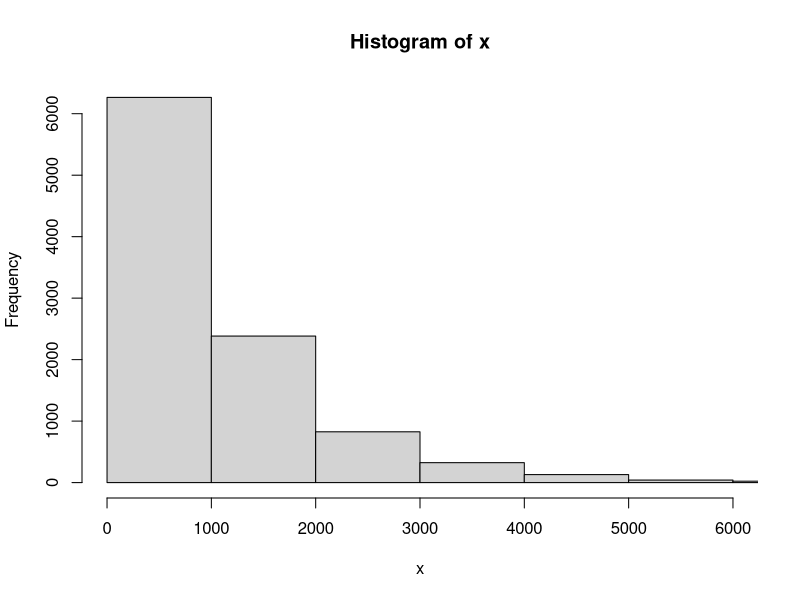
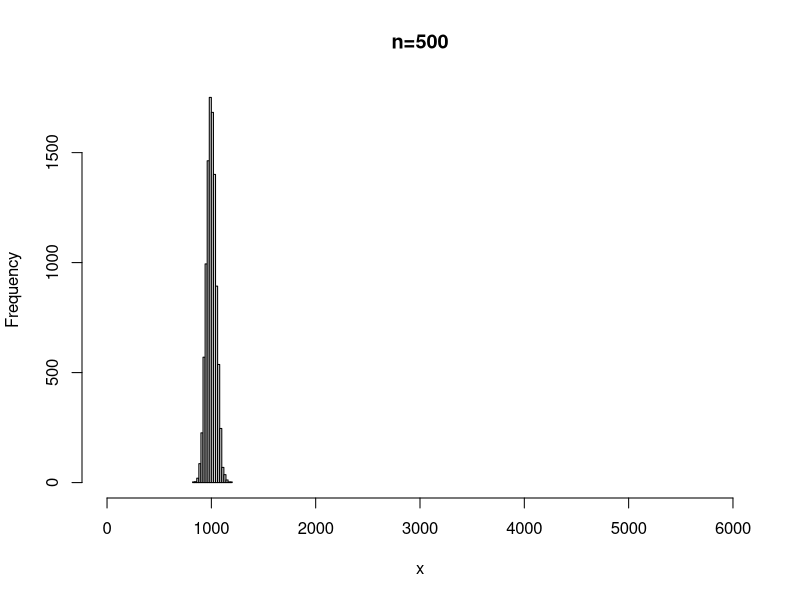

Write R code to recreate these figures, in order.
## 1. First, simulate a random draw from an Exp(theta = 0.001) density
x=rexp(1,0.001)

## Now, let's repeat this 10,000 times and make a histogram:
x=array()
for (i in 1:10000) {
  x[i]=rexp(1,0.001)
}
hist(x, xlim=c(0,6000))

## Things look pretty skewed.  Not at all normal.
## We can draw 2 at a time as follows
x=rexp(2,0.001)
x
mean(x)

## Let's repeat this process 10,000 times, and make a histogram:

## attach(mtcars)
## par(mfrow=c(3,2))
 
x=array()
for (i in 1:10000) {
  x[i]=mean(rexp(500,0.001))
}
hist(x, xlim=c(0,6000), main ="n=500")

